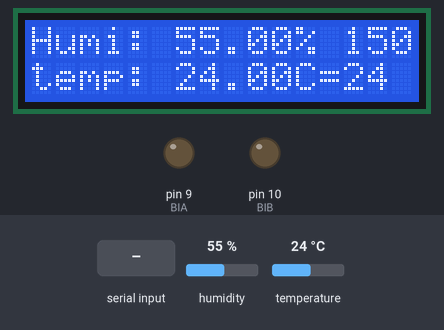
Recording of a sketch running on a simulated Arduino Uno, built with avr-gcc and run on an emulated ATmega328P. Parts: 16×2 character LCD, output pins drawn as LEDs (lit = HIGH). Inputs (shaded band) come from the test bench; at power-on: temperature 24 °C, humidity 55 %. What the sketch prints to the serial monitor is not drawn.

Above: at 1.2 s.
1.3 s: temperature set to 28 °C
At 2.8 s:
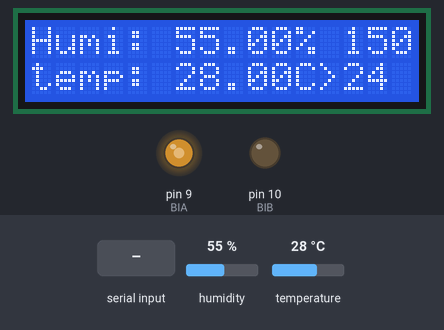
4.1 s: temperature set to 12 °C
At 5.2 s:
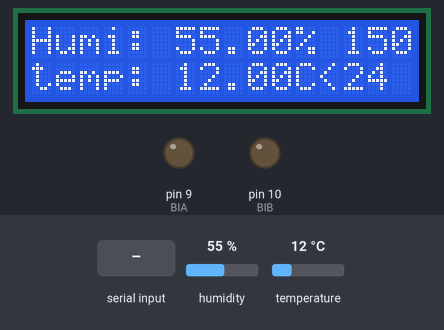
6.9 s: "forward" received over the second serial link
At 9.1 s:
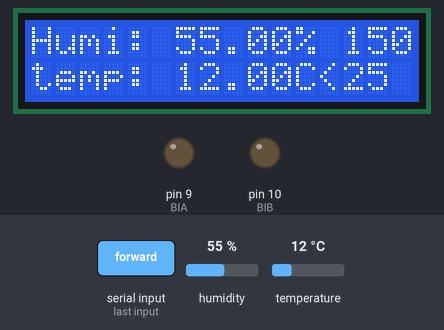
9.9 s: humidity set to 22 %
At 11.5 s:
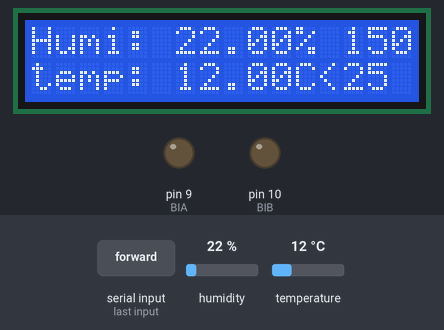
12.7 s: "reverse" received over the second serial link
At 15.4 s:
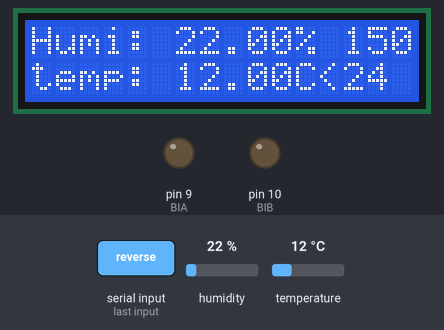
16.1 s: humidity set to 40 %
At 17.8 s:
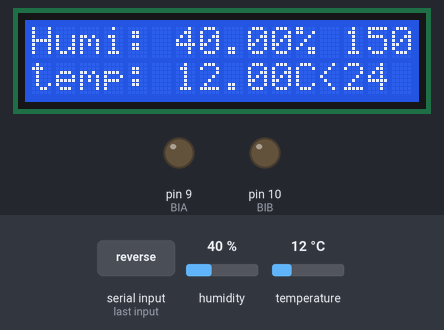
Timing chart, 0 to 19.3 s (numbered marks = the images above; inputs shaded):
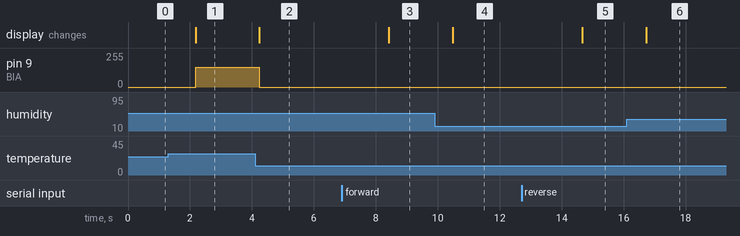

Measured:
- after the input at 1.3 s, pin 9 (BIA): 0/255 → 150/255 after 0.88 s; the display: changes after 0.88 s (image 1)
- after the input at 4.1 s, pin 9 (BIA): 150/255 → 0/255 after 0.14 s; the display: changes after 0.14 s (image 2)
- after the input at 6.9 s, the display: changes after 1.5 s (image 3)
- after the input at 9.9 s, the display: changes after 0.58 s (image 4)
- after the input at 12.7 s, the display: changes after 2.0 s (image 5)
- after the input at 16.1 s, the display: changes after 0.62 s (image 6)

The sketch:

Smart_Fan_Motor.ino
```cpp
//thermo meter + lcd display + conditional fan
#include "DHT.h"
#include <LiquidCrystal_I2C.h>
#include <SoftwareSerial.h>
SoftwareSerial BT_Serial(7,8);

#define DHTPIN 2
#define DHTTYPE DHT11
DHT dht(DHTPIN, DHTTYPE);

//LiquidCrystal_I2C lcd(0x3F, 16, 2);
LiquidCrystal_I2C lcd(0x27, 16, 2);

int BIA = 9;
int BIB = 10;
int motor_speed = 150;

float threshold_temperature = 24.0;

void setup() {
   // put your setup code here, to run once:
  Serial.begin(9600);
  BT_Serial.begin(9600);
  dht.begin();

  lcd.init();
  lcd.backlight();

  pinMode(BIA, OUTPUT);
  pinMode(BIB, OUTPUT);

}

void loop() {
  // put your main code here, to run repeatedly:
  String value;
  while( BT_Serial.available() ) {
    delay(10);
    char c=BT_Serial.read();
    value = value + c;
  }
  if(value.length() > 0 ) {
      if(value == "forward") threshold_temperature = threshold_temperature + 1.0;
      else if(value == "reverse") threshold_temperature = threshold_temperature - 1.0;
      else if(value == "right")   motor_speed += 10;
      else if(value == "left")    motor_speed -= 10;
      value ="";
  }
  float humidity = dht.readHumidity();
  float temperature = dht.readTemperature();

  if(isnan(humidity) || isnan(temperature) )  {
    Serial.println("Failed to read from HDT");
    return ;
  }

  Serial.print( (int)temperature);
  Serial.print( "*c, ");
  Serial.print( (int)humidity);
  Serial.println("%");

  String humi = "Humi: ";
  humi += (String)humidity;
  humi += "% ";
  humi += (String)motor_speed;
  humi += "   ";

  String temp = "temp: ";
  temp += (String)temperature;
  temp+="C";
  if(temperature > threshold_temperature)
    temp += ">";
  else if (temperature < threshold_temperature)
    temp += "<";
  else
    temp += "=";
  temp += (String)((int)threshold_temperature);

  lcd.setCursor(0,0);
  lcd.print(humi);

  lcd.setCursor(0,1);
  lcd.print(temp);

  if( temperature > threshold_temperature )  {
    analogWrite(BIA, motor_speed);
    analogWrite(BIB, 0);
  }
  else  {
    analogWrite(BIA, 0);
    analogWrite(BIB, 0);
  }

  delay(2000);
}
```
